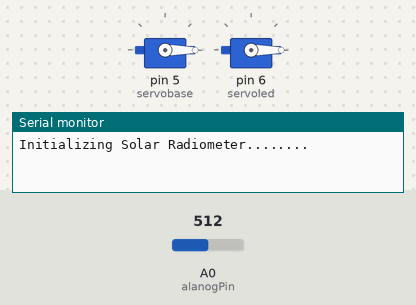
The sketch below on a simulated Arduino Uno, built with avr-gcc and run on an emulated ATmega328P. Parts: 2 × servo, the last lines printed to the serial monitor. The inputs (shaded band) are chosen by the test bench; at power-on: A0 (alanogPin) = 512.

Above: at 0.1 s.
At 31.3 s:
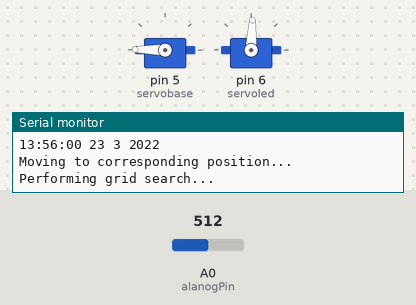
Timing chart, 0 to 32.8 s (numbered marks = the images above):
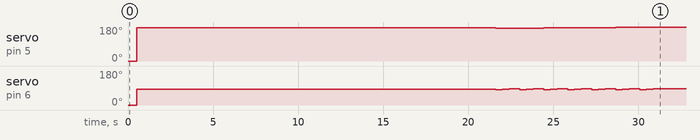

Measured:
- by itself, servo on pin 5 (servobase): 0° → 176° at 0.51 s, → 173° 21.1 s later, → 174° 1.4 s later, → 175° 1.4 s later, … (8 changes in this stretch)
- by itself, servo on pin 6 (servoled): repeats every 1.4 s: 81° 0.20 s, 82° 0.20 s, 83° 0.20 s, 84° 0.20 s, 85° 0.20 s, 86° 0.20 s, 87° 0.20 s, until it stays 87° from 31.3 s

The sketch:

SolarRadiometer.ino
```cpp
#include <Servo.h>
#include <C:\Users\w63x712\Documents\MSU Courses\Remote Sensing\SolarRadiometerProject\Arduino\SolarRadiometer\SolarPosition.h>

// Make sure to copy the Time and SolarPosition libraries in the same directory. Modify the line above

// Test positions
SolarPosition Home(45.668305, -111.059107);  // Nelson Story Tower
SolarPosition Cobleigh(45.666596, -111.045824); // Cobleigh Hall Rooftop (Final Test)

// Create a fixed UNIX initial time.
// IMPORTANT: The initial hour MUST be provided as a reference for Arduino. COMPILE RIGHT BEFORE USING THE CODE.
// Also, align the device to the East or until there is no shadow around the tube.
int someS = 0;  //second
int someM = 56;  //minute
int someH = 7 + 6; //hour. +6 (MST) to get UTM time
int someD = 23; //day
int someMo = 3; //month
int someY = 2022; //year
tmElements_t someTime = {someS, someM, someH, 0, someD, someMo, CalendarYrToTm(someY) };
time_t initialTime = makeTime(someTime);

// Servo variables
Servo servobase, servoled;
float azimuth, zenith;

// Voltage reader variables
const float arduinoVCC = 5.01;    //Arduino voltage
const int alanogPin = A0;         //the pin connecting the voltage.
const int inputResolution =1023;  //works with most Arduino boards


void setup() {
  // Configure servo pins
  servobase.attach(5);
  servoled.attach(6);

  // Set initial servo positions
  servobase.write(0);  // Look EAST
  servoled.write(0);   // Look up (Zenith = 0)

  Serial.begin(9600);
  Serial.println("Initializing Solar Radiometer........");
  delay(500);

  // set Time clock
  setTime(initialTime);
  // set the Time library time service as the time provider
  SolarPosition::setTimeProvider(now);

  // Align the tube to the calculated azimuth and zenith angles.
  // Stop here during 20 seconds, during which period you should align the device with the Sun
  // making sure there is no shadow around the tube
  // Calculate solar angle (zenith and azimuth).
  azimuth = 180 - getAzimuth(Cobleigh, initialTime);
  zenith = getZenith(Cobleigh, initialTime);
  // Move servos to the calculated position.
  servobase.write(azimuth);
  servoled.write(zenith);
  Serial.println(F("You have 20 seconds to align the device with the Sun..."));
  delay(20000);
}

void loop() {
  /*
   * Main loop. Refreshes every minute.
   */

  // Step 1: Calculate solar angle (zenith and azimuth).
  azimuth = 180 - getAzimuth(Home, initialTime);
  zenith = getZenith(Home, initialTime);
  Serial.print(F("The sun was at a zenith of "));
  Serial.print(zenith, 4);
  Serial.print(F(" and an azimuth (servo angle) of "));
  Serial.println(azimuth, 4);
  digitalClockDisplay();

  // Step 2: Move servos to the calculated position.
  Serial.println(F("Moving to corresponding position..."));
  servobase.write(azimuth);
  servoled.write(zenith);

  // Step 3: Perform grid search around the current position to find the maximum voltage lecture.
  Serial.println(F("Performing grid search..."));
  float maxV = gridSearch();
  Serial.print("Maximum Average Voltage (V): \t");
  Serial.println(maxV);

  // Step 4: Save voltage measurement in a CSV file.
  // Use Tools->ArduSpreadSheet and save the output.

  delay(60000);

  // Step 5: Update time
  someS = second();
  someM = minute();
  someH = hour();
  someTime = {someS, someM, someH, 0, someD, someMo, CalendarYrToTm(someY)};
  initialTime = makeTime(someTime);
}


float gridSearch(){
  // Moves the zenith nd azimuth angles of the servo +/-5° searching the maximum voltage lecture
  float Vr;
  float maxV = 0;
  delay(1000);
  for(int ang1 = azimuth - 3; ang1 <= azimuth + 3; ang1 += 1){
    for(int ang2 = zenith - 3; ang2 <= zenith + 3; ang2 += 1){
      // Move to the new position
      servobase.write(ang1);
      servoled.write(ang2);
      delay(100); // Pause just to ensure stability
      // Read voltage
      Vr = getVoltageAverage();
      // Update maximum voltage if necessary
      if(Vr >= maxV){
        maxV = Vr;
      }
    }
  }
  // Note: This process takes ~8sec
  return maxV;
}


float getZenith(SolarPosition Position, time_t time_eval){
  return 90 - Position.getSolarPosition(time_eval).elevation;  // Convert elevation to zenith
}

float getAzimuth(SolarPosition Position, time_t time_eval){
  return Position.getSolarPosition(time_eval).azimuth - 90;  // Calculate azimuth and subtract 90° bc the radiometer starts facing East
}


float getVoltageAverage(){
  //Take 10 voltage samples with an interval of 5ms, then calculate the average.
  float voltage = 0; int A0Value;
  for(int i=0; i < 10; i++){
    A0Value = analogRead(alanogPin);
    voltage += A0Value * (arduinoVCC / (float)inputResolution);
    delay(10);
  }
  return voltage / 10;
}


void digitalClockDisplay(){
  // Digital clock display of the time
  Serial.print(someH);
  printDigits(someM);
  printDigits(someS);
  Serial.print(" ");
  Serial.print(someD);
  Serial.print(" ");
  Serial.print(someMo);
  Serial.print(" ");
  Serial.print(someY);
  Serial.println();
}

void printDigits(int digits){
  // Utility function for digital clock display: prints preceding colon and leading 0
  Serial.print(":");
  if(digits < 10)
    Serial.print('0');
  Serial.print(digits);
}
```

SolarPosition.cpp
```cpp
// SolarPosition.cpp

// 2019 Ken Willmott
// Arduino library based on the program "Arduino Uno and Solar Position Calculations"
// (c) David R. Brooks, which can be found at http://www.instesre.org/ArduinoDocuments.htm
// and issued under the Creative Commons Attribution-NonCommercial-NoDerivatives 4.0 International License:
// https://creativecommons.org/licenses/by-nc-nd/4.0/

#include "SolarPosition.h"

getExternalTime SolarPosition::getExtTimePtr = NULL; // pointer to external sync function

// constructor
//
SolarPosition::SolarPosition(const float Lat, const float Lon) {
	Latitude = Lat * DEG_TO_RAD;
	Longitude = Lon * DEG_TO_RAD;
}

// *** public methods: ***

// assign a Time provider function
//
void SolarPosition::setTimeProvider(getExternalTime getTimeFunction) {
	getExtTimePtr = getTimeFunction;
}

// Get current Position
//
SolarPosition_t SolarPosition::getSolarPosition() {
	const SolarPosition_t nullPos;

	if (getExtTimePtr != NULL) {
		time_t timeNow = getExtTimePtr();
		SolarPosition_t pos;
		result = calculateSolarPosition(timeNow, Latitude, Longitude);
		pos.elevation = result.elevation * RAD_TO_DEG;
		pos.azimuth = result.azimuth * RAD_TO_DEG;
		pos.distance = result.distance * KM_PER_AU;
		pos.time = timeNow;
		return pos;
	} else {
		return nullPos;
	}
}

// Get Position for specified time
//
SolarPosition_t SolarPosition::getSolarPosition(time_t t) {
	SolarPosition_t pos;
	result = calculateSolarPosition(t, Latitude, Longitude);
	pos.elevation = result.elevation * RAD_TO_DEG;
	pos.azimuth = result.azimuth * RAD_TO_DEG;
	pos.distance = result.distance * KM_PER_AU;
	pos.time = t;
	return pos;
}

// Get current Elevation
//
float SolarPosition::getSolarElevation() {
	if (getExtTimePtr != NULL) {
		result = calculateSolarPosition(getExtTimePtr(), Latitude, Longitude);
		return result.elevation * RAD_TO_DEG;
	} else {
		return 0;
	}
}

// Get Elevation for specified time
//
float SolarPosition::getSolarElevation(time_t t) {
	result = calculateSolarPosition(t, Latitude, Longitude);
	return result.elevation * RAD_TO_DEG;
}

// Get current Azimuth
//
float SolarPosition::getSolarAzimuth() {
	if (getExtTimePtr != NULL) {
		result = calculateSolarPosition(getExtTimePtr(), Latitude, Longitude);
		return result.azimuth * RAD_TO_DEG;
	} else {
		return 0;
	}
}

// Get Azimuth for specified time
//
float SolarPosition::getSolarAzimuth(time_t t) {
	result = calculateSolarPosition(t, Latitude, Longitude);
	return result.azimuth * RAD_TO_DEG;
}

// Get current Solar distance in AU
//
float SolarPosition::getSolarDistance() {
	if (getExtTimePtr != NULL) {
		result = calculateSolarPosition(getExtTimePtr(), Latitude, Longitude);
		return result.distance * KM_PER_AU;
	} else {
		return 0;
	}
}

// Get Solar distance in AU for specified time
//
float SolarPosition::getSolarDistance(time_t t) {
	result = calculateSolarPosition(t, Latitude, Longitude);
	return result.distance * KM_PER_AU;
}

//
// *** end of public methods: ***

// *** beginning of utility functions ***
//

long JulianDate(int year, int month, int day) {
	long JD_whole;
	int A, B;
	if (month <= 2) {
		year--;
		month += 12;
	}
	A = year / 100;
	B = 2 - A + A / 4;
	JD_whole = (long) (365.25 * (year + 4716)) + (int) (30.6001 * (month + 1))
			+ day + B - 1524;
	return JD_whole;
}

SolarPosition_t calculateSolarPosition(time_t tParam, float Latitude,
		float Longitude) {

	const float DAYS_PER_JULIAN_CENTURY = 36525.0;
	const long Y2K_JULIAN_DAY = 2451545;

	tmElements_t timeCandidate;
	static time_t timePrevious = 0;
	static float latPrevious;
	static float lonPrevious;
	static SolarPosition_t result;

	long JD_whole;
	long JDx;
	float JD_frac;
	float rightAscension;
	float Declination;
	float hourAngle;
	float GreenwichHourAngle;
	float elapsedT;
	float solarLongitude;
	float solarMeanAnomaly;
	float earthOrbitEccentricity;
	float sunCenter;
	float solarTrueLongitude;
	float solarTrueAnomaly;
	float equatorObliquity;

	if (tParam != timePrevious or Latitude != latPrevious
			or Longitude != lonPrevious) // only calculate if time or location has changed
					{
		breakTime(tParam, timeCandidate);
		JD_whole = JulianDate(tmYearToCalendar(timeCandidate.Year),
				timeCandidate.Month, timeCandidate.Day);
		JD_frac = (timeCandidate.Hour + timeCandidate.Minute / 60.0
				+ timeCandidate.Second / 3600.0) / 24.0 - 0.5;

		elapsedT = JD_whole - Y2K_JULIAN_DAY;
		elapsedT = (elapsedT + JD_frac) / DAYS_PER_JULIAN_CENTURY;

		solarLongitude = DEG_TO_RAD
				* fmod(280.46645 + 36000.76983 * elapsedT, 360);
		solarMeanAnomaly = DEG_TO_RAD
				* fmod(357.5291 + 35999.0503 * elapsedT, 360);
		earthOrbitEccentricity = 0.016708617 - 0.000042037 * elapsedT;

		sunCenter = DEG_TO_RAD
				* ((1.9146 - 0.004847 * elapsedT) * sin(solarMeanAnomaly)
						+ (0.019993 - 0.000101 * elapsedT)
								* sin(2 * solarMeanAnomaly)
						+ 0.00029 * sin(3 * solarMeanAnomaly));

		solarTrueAnomaly = solarMeanAnomaly + sunCenter;
		equatorObliquity = DEG_TO_RAD
				* (23 + 26 / 60. + 21.448 / 3600. - 46.815 / 3600 * elapsedT);

		JDx = JD_whole - Y2K_JULIAN_DAY;

		GreenwichHourAngle = 280.46061837 + (360 * JDx) % 360
				+ .98564736629 * JDx + 360.98564736629 * JD_frac;
		GreenwichHourAngle = fmod(GreenwichHourAngle, 360.0);

		solarTrueLongitude = fmod(sunCenter + solarLongitude, TWO_PI);

		rightAscension = atan2(sin(solarTrueLongitude) * cos(equatorObliquity),
				cos(solarTrueLongitude));

		Declination = asin(sin(equatorObliquity) * sin(solarTrueLongitude));
		hourAngle = DEG_TO_RAD * GreenwichHourAngle + Longitude
				- rightAscension;

		// results:
		result.distance = 1.000001018
				* (1 - earthOrbitEccentricity * earthOrbitEccentricity)
				/ (1 + earthOrbitEccentricity * cos(solarTrueAnomaly));

		// elevation from the horizon
		result.elevation = asin(
				sin(Latitude) * sin(Declination)
						+ cos(Latitude) * (cos(Declination) * cos(hourAngle)));

		// Azimuth measured eastward from north.
		result.azimuth = PI
				+ atan2(sin(hourAngle),
						cos(hourAngle) * sin(Latitude)
								- tan(Declination) * cos(Latitude));

		// copy the time
		result.time = tParam;

		// remember the parameters
		timePrevious = tParam;
		latPrevious = Latitude;
		lonPrevious = Longitude;
	}
	return result;
}

// *** end of utility functions ***
```

SolarPosition.h
```cpp
// SolarPosition.h

// 2019 Ken Willmott
// Arduino library based on the program "Arduino Uno and Solar Position Calculations"
// (c) David R. Brooks, which can be found at http://www.instesre.org/ArduinoDocuments.htm
// and issued under the Creative Commons Attribution-NonCommercial-NoDerivatives 4.0 International License:
// https://creativecommons.org/licenses/by-nc-nd/4.0/

#include <C:\Users\w63x712\Documents\MSU Courses\Remote Sensing\SolarRadiometerProject\Arduino\SolarRadiometer\TimeLib.h>            //https://github.com/PaulStoffregen/Time
#include <Arduino.h>

const float KM_PER_AU = 149597870.7;  //kilometers per astronomical unit

typedef time_t(*getExternalTime)();

// data structure to store solar position results
struct SolarPosition_t
{
  float elevation = 0;
  float azimuth = 0;
  float distance = 0;
  time_t time = 0;
};

// utility functions
long JulianDate(int year, int month, int day);
SolarPosition_t calculateSolarPosition(time_t tParam, float Latitude, float Longitude);

// class interface
class SolarPosition
{
  private:

    static getExternalTime getExtTimePtr;  // shared pointer to external sync function

    // current values:
    float Latitude;
    float Longitude;

    // results:
    SolarPosition_t result;

  public:

    SolarPosition(float Latitude, float Longitude);

    static void setTimeProvider(getExternalTime getTimeFunction);

    SolarPosition_t getSolarPosition();
    SolarPosition_t getSolarPosition(time_t t);

    float getSolarElevation();
    float getSolarElevation(time_t t);

    float getSolarAzimuth();
    float getSolarAzimuth(time_t t);

    float getSolarDistance();
    float getSolarDistance(time_t t);
};
```
